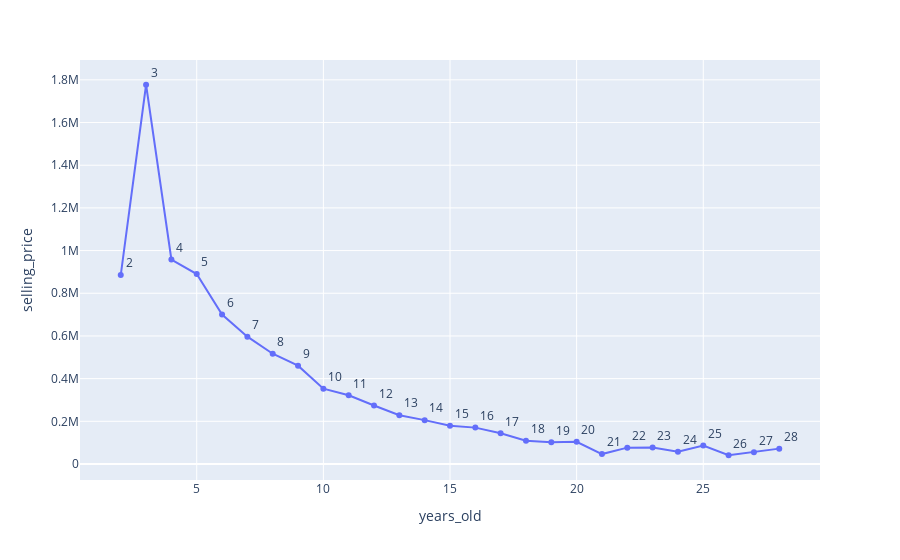

Write notebook code for a chart like this one.
### Code cell
#Observing Selling price and its relation with age of car
avg_price_for_age = df1.groupby("years_old").selling_price.mean().reset_index()
fig = px.line(avg_price_for_age, x='years_old', y='selling_price', text="years_old")
fig.update_traces(textposition="top right")
fig.show(renderer="png")

### Figure 1 — Plotly figure (JSON) as saved in the notebook; plotly's stock layout.template omitted (floating-point values rounded to 4 significant figures)
{"data": [{"hovertemplate": "years_old=%{text}<br>selling_price=%{y}<extra></extra>", "legendgroup": "", "line": {"color": "#636efa", "dash": "solid"}, "marker": {"symbol": "circle"}, "mode": "markers+lines+text", "name": "", "orientation": "v", "showlegend": false, "text": [2, 3, 4, 5, 6, 7, 8, 9, 10, 11, 12, 13, 14, 15, 16, 17, 18, 19, 20, 21, 22, 23, 24, 25, 26, 27, 28], "textposition": "top right", "type": "scatter", "x": [2, 3, 4, 5, 6, 7, 8, 9, 10, 11, 12, 13, 14, 15, 16, 17, 18, 19, 20, 21, 22, 23, 24, 25, 26, 27, 28], "xaxis": "x", "y": [885300.0, 1777000.0, 958200.0, 890200.0, 700300.0, 596800.0, 516700.0, 460700.0, 353100.0, 322100.0, 274000.0, 228800.0, 205600.0, 179100.0, 170500.0, 143800.0, 109400.0, 101600.0, 103800.0, 46500, 76680.0, 76930.0, 57890.0, 86111, 41000, 55000, 72000], "yaxis": "y"}], "layout": {"legend": {"tracegroupgap": 0}, "margin": {"t": 60}, "xaxis": {"anchor": "y", "domain": [0, 1], "title": {"text": "years_old"}}, "yaxis": {"anchor": "x", "domain": [0, 1], "title": {"text": "selling_price"}}}}
